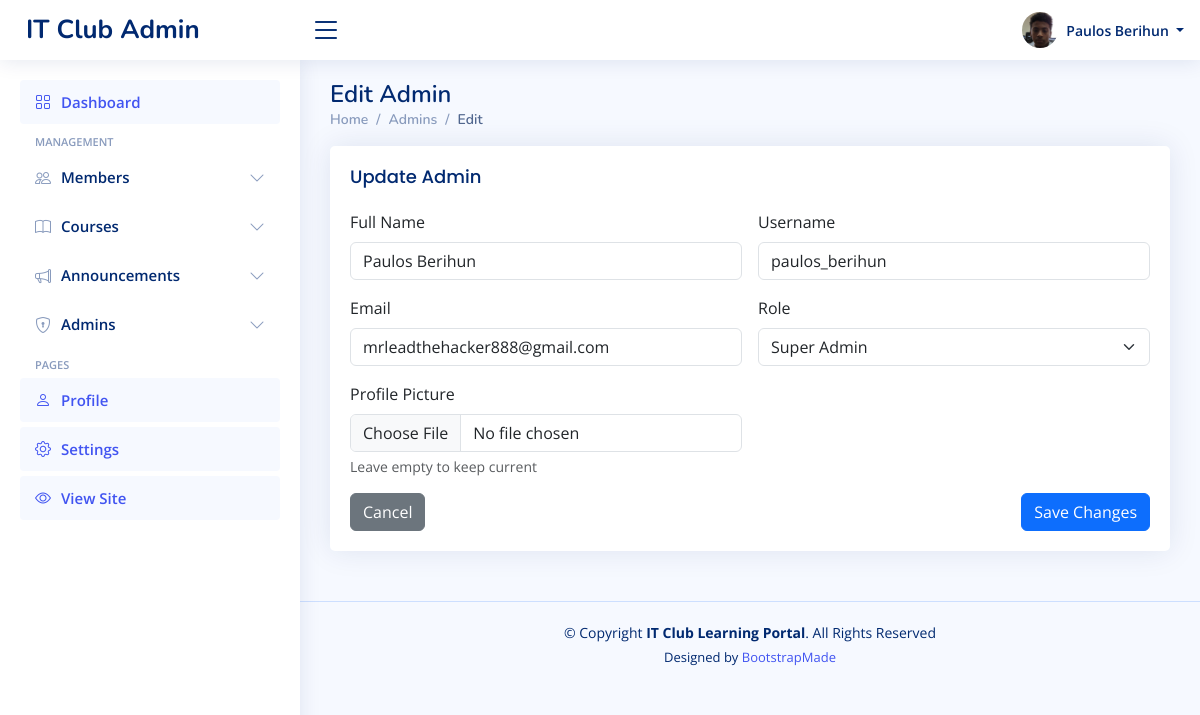
Screenshot of /admin/admins/edit/1 (signed in) with the database file from the repository.
### tables this page shows
CREATE TABLE admins (
        id INTEGER PRIMARY KEY AUTOINCREMENT,
        full_name TEXT NOT NULL,
        username TEXT UNIQUE NOT NULL,
        email TEXT UNIQUE NOT NULL,
        password TEXT NOT NULL,
        role TEXT NOT NULL,
        created_at TIMESTAMP DEFAULT CURRENT_TIMESTAMP
    , profile_picture TEXT);

### app.py (the view, shortened to what this page needs)
@app.route('/admin/admins/edit/<int:admin_id>', methods=['GET', 'POST'])
@admin_required
@super_admin_required
def edit_admin(admin_id):
    db = get_db()
    admin = db.execute('SELECT * FROM admins WHERE id = ?', (admin_id,)).fetchone()
    if not admin:
        flash('Admin not found.', 'error')
        return redirect(url_for('admin_admins'))
    return render_template('admin/edit_admin.html', admin=admin)

### app.py (called while the page is built)
def get_db():
    if 'db' not in g:
        g.db = sqlite3.connect(app.config['DATABASE'])
        g.db.row_factory = sqlite3.Row
    return g.db

def admin_required(f):
    @functools.wraps(f)
    def decorated(*args, **kwargs):
        if 'admin_id' not in session:
            flash('Admin login required.', 'error')
            return redirect(url_for('admin_login'))
        return f(*args, **kwargs)
    return decorated

def super_admin_required(f):
    @functools.wraps(f)
    def decorated(*args, **kwargs):
        if 'admin_id' not in session or session.get('admin_role') != 'super_admin':
            flash('Super admin access required.', 'error')
            return redirect(url_for('admin_dashboard'))
        return f(*args, **kwargs)
    return decorated

### templates/admin/edit_admin.html (shortened to what this page needs)
<!DOCTYPE html>
<html lang="en">
<head>
  <link href="{{ url_for('static', filename='vendor/bootstrap/css/bootstrap.min.css') }}" rel="stylesheet">
  <link href="{{ url_for('static', filename='vendor/bootstrap-icons/bootstrap-icons.css') }}" rel="stylesheet">
  <link href="{{ url_for('static', filename='vendor/boxicons/css/boxicons.min.css') }}" rel="stylesheet">
  <link href="{{ url_for('static', filename='vendor/quill/quill.snow.css') }}" rel="stylesheet">
  <link href="{{ url_for('static', filename='vendor/quill/quill.bubble.css') }}" rel="stylesheet">
  <link href="{{ url_for('static', filename='vendor/remixicon/remixicon.css') }}" rel="stylesheet">
  <link href="{{ url_for('static', filename='vendor/simple-datatables/style.css') }}" rel="stylesheet">
  <link href="{{ url_for('static', filename='css/style.css') }}" rel="stylesheet">
</head>
<body>
  <header id="header" class="header fixed-top d-flex align-items-center">
    <div class="d-flex align-items-center justify-content-between">
      <a href="{{ url_for('admin_dashboard') }}" class="logo d-flex align-items-center">
        <span class="d-none d-lg-block">IT Club Admin</span>
      </a>
      <i class="bi bi-list toggle-sidebar-btn"></i>
    </div>
    <nav class="header-nav ms-auto">
      <ul class="d-flex align-items-center">
        <li class="nav-item dropdown pe-3">
          <a class="nav-link nav-profile d-flex align-items-center pe-0" href="#" data-bs-toggle="dropdown">
            {% set _avatar_src = None %}
            {% if admin and admin.profile_picture %}
              {% if admin.profile_picture.startswith('http') or admin.profile_picture.startswith('/') %}
                {% set _avatar_src = admin.profile_picture %}
              {% else %}
                {% set _avatar_src = url_for('static', filename=admin.profile_picture) %}
              {% endif %}
            {% endif %}
            {% if _avatar_src %}
              <img src="{{ _avatar_src }}" alt="Profile" class="rounded-circle">
            {% else %}
              <div class="rounded-circle bg-secondary d-flex align-items-center justify-content-center" style="width:38px;height:38px;">
                <i class="bi bi-person-fill text-white"></i>
              </div>
            {% endif %}
            <span class="d-none d-md-block dropdown-toggle ps-2">
              {{ session.get('admin_name', 'Admin') }}
            </span>
          </a>
        </li>
      </ul>
    </nav>
  </header>
  <aside id="sidebar" class="sidebar">
    <ul class="sidebar-nav" id="sidebar-nav">
      <li class="nav-item">
        <a class="nav-link active" href="{{ url_for('admin_dashboard') }}">
          <i class="bi bi-grid"></i>
          <span>Dashboard</span>
        </a>
      </li>
      <li class="nav-heading">Management</li>
      <li class="nav-item">
        <a class="nav-link collapsed" data-bs-target="#members-nav" data-bs-toggle="collapse" href="#">
          <i class="bi bi-people"></i><span>Members</span><i class="bi bi-chevron-down ms-auto"></i>
        </a>
      </li>
      <li class="nav-item">
        <a class="nav-link collapsed" data-bs-target="#courses-nav" data-bs-toggle="collapse" href="#">
          <i class="bi bi-book"></i><span>Courses</span><i class="bi bi-chevron-down ms-auto"></i>
        </a>
      </li>
      <li class="nav-item">
        <a class="nav-link collapsed" data-bs-target="#announcements-nav" data-bs-toggle="collapse" href="#">
          <i class="bi bi-megaphone"></i><span>Announcements</span><i class="bi bi-chevron-down ms-auto"></i>
        </a>
      </li>
      {% if session.get('admin_role') == 'super_admin' %}
      <li class="nav-item">
        <a class="nav-link collapsed" data-bs-target="#admins-nav" data-bs-toggle="collapse" href="#">
          <i class="bi bi-shield-lock"></i><span>Admins</span><i class="bi bi-chevron-down ms-auto"></i>
        </a>
      </li>
      {% endif %}
      <li class="nav-heading">Pages</li>
      <li class="nav-item">
        <a class="nav-link" href="{{ url_for('admin_profile') }}">
          <i class="bi bi-person"></i>
          <span>Profile</span>
        </a>
      </li>
      <li class="nav-item">
        <a class="nav-link" href="{{ url_for('admin_settings') }}">
          <i class="bi bi-gear"></i>
          <span>Settings</span>
        </a>
      </li>
      <li class="nav-item">
        <a class="nav-link" href="{{ url_for('index') }}" target="_blank">
          <i class="bi bi-eye"></i>
          <span>View Site</span>
        </a>
      </li>
    </ul>
  </aside>
  <main id="main" class="main">
    <div class="pagetitle">
      <h1>Edit Admin</h1>
      <nav>
        <ol class="breadcrumb">
          <li class="breadcrumb-item"><a href="{{ url_for('admin_dashboard') }}">Home</a></li>
          <li class="breadcrumb-item"><a href="{{ url_for('admin_admins') }}">Admins</a></li>
          <li class="breadcrumb-item active">Edit</li>
        </ol>
      </nav>
    </div>
    <section class="section">
      <div class="card">
        <div class="card-body">
          <h5 class="card-title">Update Admin</h5>
          <form action="{{ url_for('edit_admin', admin_id=admin.id) }}" method="post" enctype="multipart/form-data">
            <div class="row g-3">
              <div class="col-md-6">
                <label class="form-label">Full Name</label>
                <input name="full_name" class="form-control" value="{{ admin.full_name }}" required>
              </div>
              <div class="col-md-6">
                <label class="form-label">Username</label>
                <input name="username" class="form-control" value="{{ admin.username }}" required>
              </div>
              <div class="col-md-6">
                <label class="form-label">Email</label>
                <input name="email" type="email" class="form-control" value="{{ admin.email }}" required>
              </div>
              <div class="col-md-6">
                <label class="form-label">Role</label>
                <select name="role" class="form-select" required>
                  <option value="super_admin" {% if admin.role == 'super_admin' %}selected{% endif %}>Super Admin</option>
                </select>
              </div>
              <div class="col-md-6">
                <label class="form-label">Profile Picture</label>
                <input name="profile_picture" type="file" class="form-control" accept="image/*">
                <div class="form-text">Leave empty to keep current</div>
              </div>
              <div class="col-12 d-flex justify-content-between">
                <a href="{{ url_for('admin_admins') }}" class="btn btn-secondary">Cancel</a>
                <button type="submit" class="btn btn-primary">Save Changes</button>
              </div>
            </div>
          </form>
        </div>
      </div>
    </section>
  </main>
  <footer id="footer" class="footer">
    <div class="copyright">
      &copy; Copyright <strong><span>IT Club Learning Portal</span></strong>. All Rights Reserved
    </div>
    <div class="credits">
      Designed by <a href="https://bootstrapmade.com/">BootstrapMade</a>
    </div>
  </footer>
</body>
</html>

### static/css/style.css (style rules this page uses)
:root { scroll-behavior: smooth; }
body { font-family: "Open Sans", sans-serif; background: #f6f9ff; color: #444444; }
a { color: #4154f1; text-decoration: none; }
h1, h2, h3, h4, h5, h6 { font-family: "Nunito", sans-serif; }
#main { margin-top: 60px; padding: 20px 30px; transition: all 0.3s; }
.pagetitle { margin-bottom: 10px; }
.pagetitle h1 { font-size: 24px; margin-bottom: 0; font-weight: 600; color: #012970; }
.card { margin-bottom: 30px; border: none; border-radius: 5px; box-shadow: 0px 0 30px rgba(1, 41, 112, 0.1); }
.card-title { padding: 20px 0 15px 0; font-size: 18px; font-weight: 500; color: #012970; font-family: "Poppins", sans-serif; }
.card-body { padding: 0 20px 20px 20px; }
.breadcrumb { font-size: 14px; font-family: "Nunito", sans-serif; color: #899bbd; font-weight: 600; }
.breadcrumb a { color: #899bbd; transition: 0.3s; }
.breadcrumb .breadcrumb-item::before { color: #899bbd; }
.breadcrumb .active { color: #51678f; font-weight: 600; }
.logo { line-height: 1; }
@media (min-width: 1200px) { .logo { width: 280px; } }
.logo span { font-size: 26px; font-weight: 700; color: #012970; font-family: "Nunito", sans-serif; }
.header { transition: all 0.5s; z-index: 997; height: 60px; box-shadow: 0px 2px 20px rgba(1, 41, 112, 0.1); background-color: #fff; padding-left: 20px; }
.header .toggle-sidebar-btn { font-size: 32px; padding-left: 10px; cursor: pointer; color: #012970; }
.header-nav ul { list-style: none; }
.header-nav>ul { margin: 0; padding: 0; }
.header-nav .nav-profile { color: #012970; }
.header-nav .nav-profile img { max-height: 36px; }
.header-nav .nav-profile span { font-size: 14px; font-weight: 600; }
.sidebar { position: fixed; top: 60px; left: 0; bottom: 0; width: 300px; z-index: 996; transition: all 0.3s; padding: 20px; overflow-y: auto; scrollbar-width: thin; scrollbar-color: #aab7cf transparent; box-shadow: 0px 0px 20px rgba(1, 41, 112, 0.1); background-color: #fff; }
@media (min-width: 1200px) { #main, #footer { margin-left: 300px; } }
.sidebar-nav { padding: 0; margin: 0; list-style: none; }
.sidebar-nav li { padding: 0; margin: 0; list-style: none; }
.sidebar-nav .nav-item { margin-bottom: 5px; }
.sidebar-nav .nav-heading { font-size: 11px; text-transform: uppercase; color: #899bbd; font-weight: 600; margin: 10px 0 5px 15px; }
.sidebar-nav .nav-link { display: flex; align-items: center; font-size: 15px; font-weight: 600; color: #4154f1; transition: 0.3; background: #f6f9ff; padding: 10px 15px; border-radius: 4px; }
.sidebar-nav .nav-link i { font-size: 16px; margin-right: 10px; color: #4154f1; }
.sidebar-nav .nav-link.collapsed { color: #012970; background: #fff; }
.sidebar-nav .nav-link.collapsed i { color: #899bbd; }
.sidebar-nav .nav-link .bi-chevron-down { margin-right: 0; transition: transform 0.2s ease-in-out; }
.footer { padding: 20px 0; font-size: 14px; transition: all 0.3s; border-top: 1px solid #cddfff; }
.footer .copyright { text-align: center; color: #012970; }
.footer .credits { padding-top: 5px; text-align: center; font-size: 13px; color: #012970; }

### rows the page displays
admins: profile_picture (picture), get "Paulos Berihun", full_name "Paulos Berihun", username "paulos_berihun", email "mrleadthehacker888@gmail.com", role "Super Admin"
